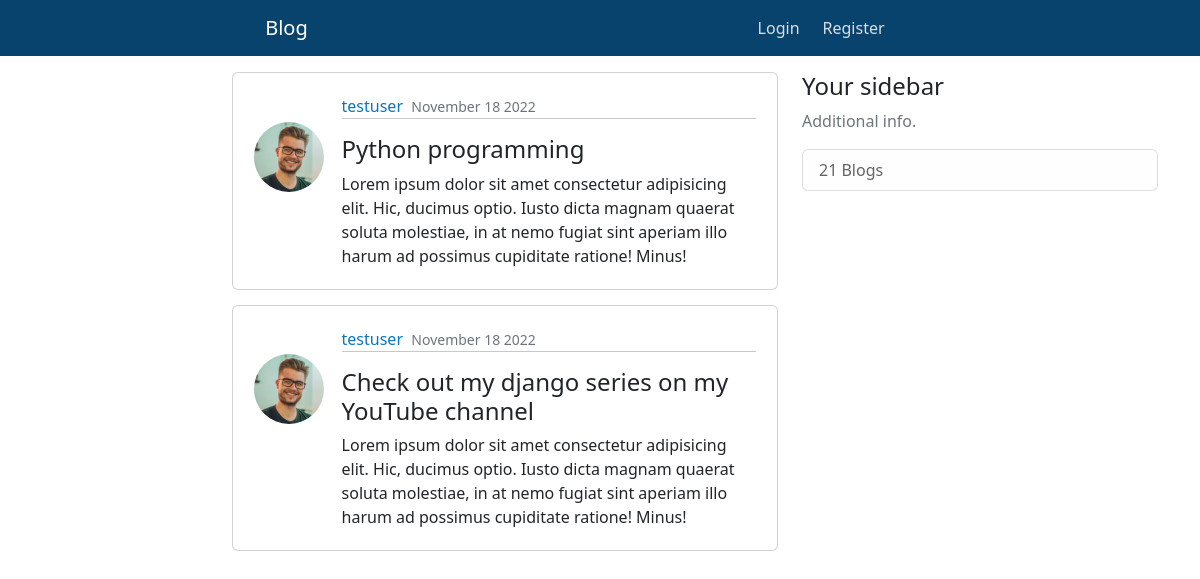
The page /users/homepage/ on the database its author committed.
### users/models.py (models this page shows, shortened)
class Posts(models.Model):
    id = models.CharField(max_length=12, primary_key=True, editable=False)
    blogger = models.ForeignKey(Profile, on_delete=models.CASCADE, editable=False)
    title = models.CharField(max_length=60, blank=False)
    content = models.TextField(blank=False)
    posted = models.DateTimeField(auto_now_add=True)
    edited = models.DateTimeField(auto_now=True)
    class Meta:
        ordering = ['-posted']
        verbose_name_plural = 'Posts'

class Profile(models.Model):
    id = models.CharField(max_length=12, primary_key=True, editable=False)
    name = models.OneToOneField(User, on_delete=models.CASCADE, editable=False)
    gender = models.CharField(max_length=7, blank=False)
    phone_no = models.CharField(max_length=14, blank=False)
    country = models.CharField(max_length=10, blank=False)
    dob = models.DateField(null=True, blank=False)
    age = models.PositiveIntegerField(default=0, editable=False)
    dp = models.ImageField(upload_to='Profile-pics/', default='default.png')
    created = models.DateTimeField(auto_now_add=True)
    edited = models.DateTimeField(auto_now=True)
    def __str__(self):
        return f'{self.name}'
    class Meta:
        ordering = ['name']
        verbose_name_plural = 'User Profiles'

### users/views.py (the view)
# urls.py: path('homepage/', views.homepage_view, name='homepage'),
def homepage_view(request):
    blogs = Posts.objects.all()
    if request.method == 'POST':
        get_response = request.POST['response']
        get_BlogObj = Posts.objects.get(id=get_response, blogger=request.user.profile)
        get_BlogObj.delete()
        messages.error(request, 'Blog has been deleted successfully!')
        return redirect('homepage')
    context = {'posted_blogs': blogs}
    return render(request, 'users/index.html', context)

### users/templates/users/index.html (shortened to what this page needs)
{% extends 'users/base.html' %}{% block title %}Homepage{% endblock %}
    {% block content %}
    <main class="container body-container" role="main">
        <div class="row">
            <div class="col-md-6 offset-sm-2">
                {% for blogs in posted_blogs %}
                <div class="card card-body pb-0">
                    <article class="media content-section">
                        <div class="d-flex align-items-start justify-content-center">
                            <img src="{{ blogs.blogger.dp.url }}" alt="img" class="rounded-circle article-img">
                            <div class="media-body">
                                <div class="article-metadata">
                                    <a href="" class="mr-3">{{ blogs.blogger }}</a>
                                    <small class="text-muted">{{ blogs.posted|date:"F d Y" }}</small>
                                    <hr class="mt-0">
                                </div>
                                <div class="delete-icon">
                                    <a href="" class="icon" data-bs-toggle="modal" data-bs-target="#delete-post-{{blogs.id}}">
                                    </a>
                                </div>
                                <h4>{{ blogs.title }}</h4>
                                <p class="article-content">
                                    {{ blogs.content }}
                                </p>
                            </div>
                        </div>
                    </article>
                </div>
                {% empty %}
                <div class="text-center pt-3">
                    <h5 class="small text-muted">Blogs will appear here</h5>
                </div>
                {% endfor %}
            </div>
            <div class="col-md-4">
                <div class="content-section card-body">
                    <h4>Your sidebar</h4>
                    <p class="text-muted">Additional info.</p>
                    <ul class="list-group">
                        <li class="list-group-item list-group-item-light">21 Blogs</li>
                    </ul>
                </div>
            </div>
        </div>
    </main>
    {% endblock %}

### static/css/styles.css (style rules this page uses)
* { box-sizing: border-box; }
.body-container { margin-top: 6%; }
.body-container .card { margin-bottom: 15px; }
.body-container .card .content-section { padding: 5px; }
.body-container .card .content-section img { height: 70px; width: 70px; margin-right: 3.5%; margin-top: 5.5%; }
.body-container .card .content-section .article-metadata a { margin-right: 1%; text-decoration: none; color: #0a75c2; }
.body-container .card .content-section .delete-icon { position: absolute; right: 0px; top: 15px; }
.body-container .card .content-section .icon { color: #21252c; padding-right: 20px; padding-bottom: 5px; transition: 0.3s; font-size: 16px; text-decoration: none; }

### rows shown on the page
Posts: blogger.dp (picture), blogger "testuser", posted "November 18 2022", title "Python programming", content "Lorem ipsum dolor sit amet consectetur adipisicing elit. Hic, ducimus optio. Iusto dicta magnam quaerat soluta molestiae, in at nemo fugiat sint aperiam illo harum ad possimus cupiditate ratione! Minus!"
Posts: blogger.dp (picture), blogger "testuser", posted "November 18 2022", title "Check out my django series on my YouTube channel", content "Lorem ipsum dolor sit amet consectetur adipisicing elit. Hic, ducimus optio. Iusto dicta magnam quaerat soluta molestiae, in at nemo fugiat sint aperiam illo harum ad possimus cupiditate ratione! Minus!"
